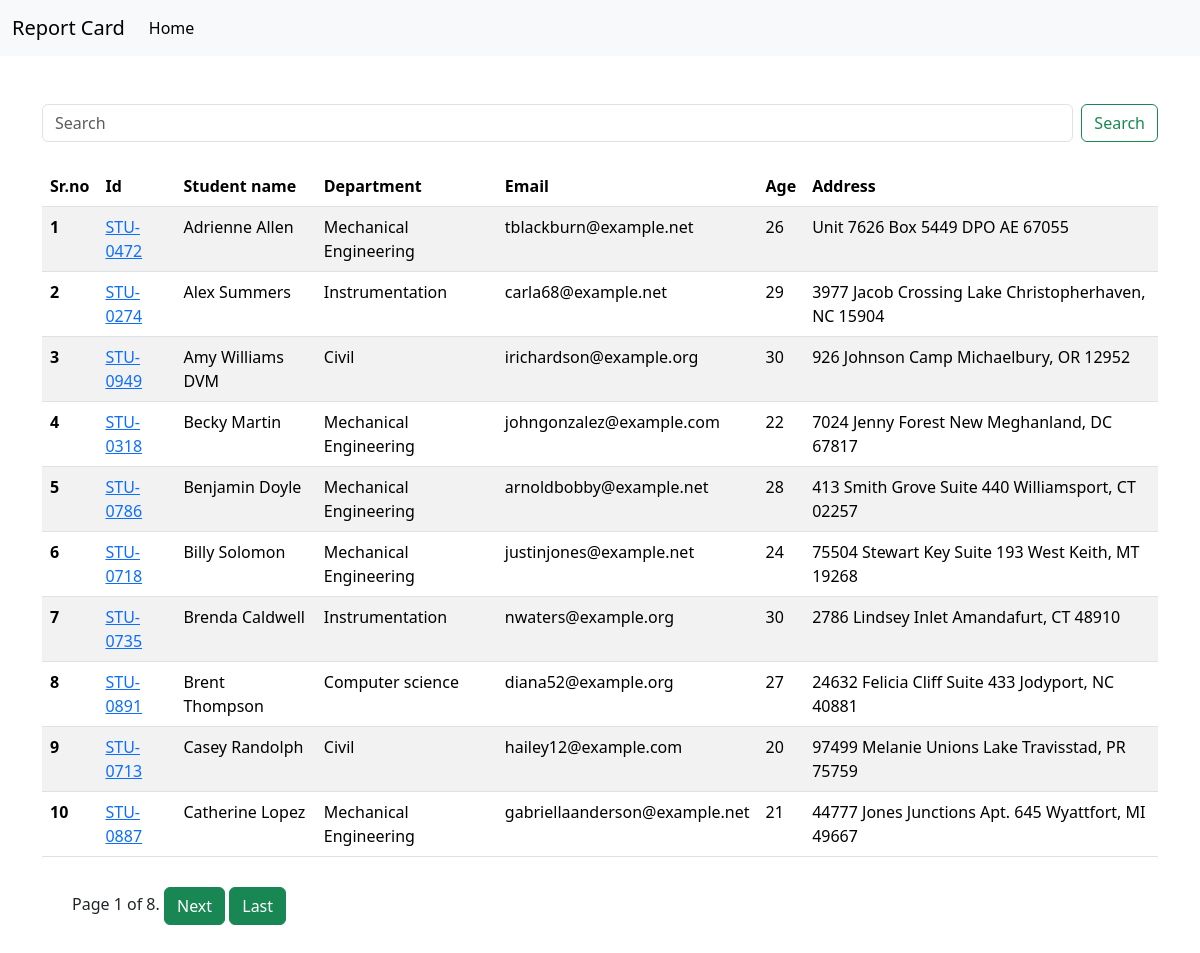
Before: / with the older database file.
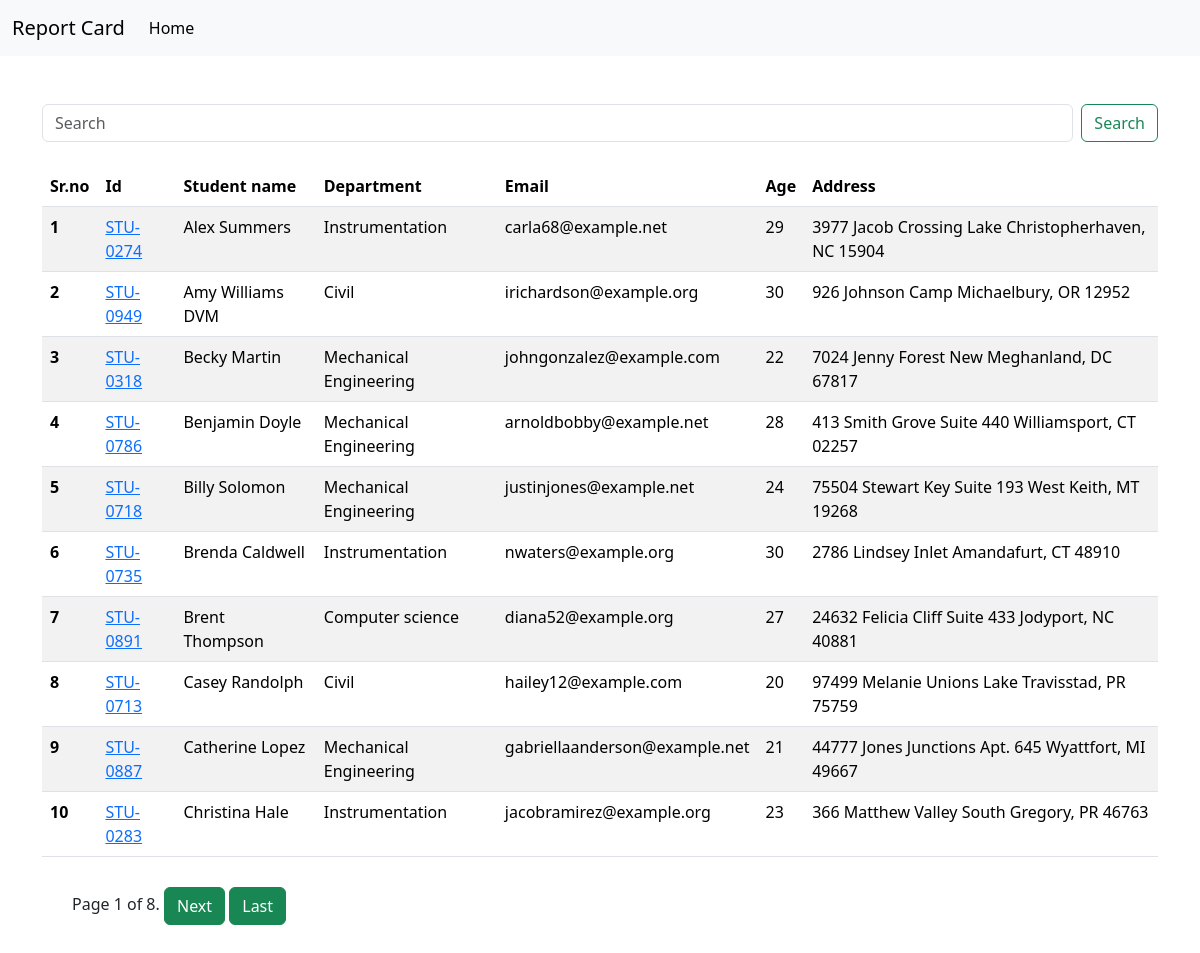
After: the same page with the newer database file.
### student/models.py (models this page shows, shortened)
class Student(models.Model):
    department = models.ForeignKey(Department, on_delete=models.CASCADE, related_name='depart')
    studentid = models.OneToOneField(StudentId, on_delete=models.CASCADE, related_name='student')
    student_name = models.CharField(max_length=100)
    student_email = models.EmailField(unique=True)
    student_age = models.IntegerField(default=18)
    student_address = models.TextField()
    is_deleted = models.BooleanField(default=False)
    objects = StudentManager()
    admin_objects = models.Manager()
    class Meta:
        ordering = ['student_name']
        verbose_name = "student"

class StudentId(models.Model):
    studentid = models.CharField(max_length=100)
    def __str__(self):
        return self.studentid

class Department(models.Model):
    department = models.CharField(max_length=100)
    class Meta:
        ordering = ['department']

### student/views.py (the view)
# urls.py: path('', get_students),
def get_students(request):
    queryset = Student.objects.all()
    paginator = Paginator(queryset, 10)
    page_number = request.GET.get("page",1)
    page_obj = paginator.get_page(page_number)
    return render (request,'student.html',{'results':page_obj})

### student/models.py (called while the page is built)
    def get_queryset(self):
        return super().get_queryset().filter(is_deleted = False)

### student/templates/student.html (shortened to what this page needs)
{% extends "base.html" %}
{% block start %}
<div class="container my-2 mt-5">
  <form class="d-flex mt-4 my-4" role="search" method="GET" action="/search/">
    <input class="form-control me-2" type="search" name="search" placeholder="Search" aria-label="Search">
    <button class="btn btn-outline-success" type="submit">Search</button>
</form>
  <table class="table table-striped">
    <thead>
      <tr>
        <th scope="col">Sr.no</th>
        <th scope="col">Id</th>
        <th scope="col">Student name</th>
        <th scope="col">Department</th>
        <th scope="col">Email</th>
        <th scope="col">Age</th>
        <th scope="col">Address</th>
      </tr>
    </thead>
    <tbody>
      {% for student in results %}
      <tr>
        <th scope="row">{{ forloop.counter }}</th>
        <td>
          <a href="{% url 'see_mark' student.studentid %}">
            {{student.studentid}}
          </a>
        </td>
        <td>{{student.student_name}} </td>
        <td>{{student.department.department}} </td>
        <td>{{student.student_email}} </td>
        <td>{{student.student_age}} </td>
        <td>{{student.student_address}} </td>
      </tr>
      {% endfor %}
    </tbody>
  </table>
  <div class="pagination" style="margin: 30px;">
    <span class="step-links">
      <span class="current">
        Page {{ results.number }} of {{ results.paginator.num_pages }}.
      </span>
      {% if results.has_next %}
      <a href="?page={{ results.next_page_number }}"><button class="btn btn-success" type="submit">Next</button></a>
      <a href="?page={{ results.paginator.num_pages }}"><button class="btn btn-success" type="submit">Last</button></a>
      {% endif %}
    </span>
  </div>
</div>
{% endblock %}

### student/templates/base.html (shortened to what this page needs)
<!DOCTYPE html>
<html lang="en">
<head>
    <link href="https://cdn.jsdelivr.net/npm/bootstrap@5.3.1/dist/css/bootstrap.min.css" rel="stylesheet">
</head>
<body>
    <nav class="navbar navbar-expand-lg bg-body-tertiary">
        <div class="container-fluid">
          <a class="navbar-brand" href="/">Report Card</a>
          <div class="collapse navbar-collapse" id="navbarSupportedContent">
            <ul class="navbar-nav me-auto mb-2 mb-lg-0">
              <li class="nav-item">
                <a class="nav-link active" aria-current="page" href="/">Home</a>
              </li>
            </ul>
          </div>
        </div>
      </nav>
      {% block start %}
      {% endblock %}
</body>
</html>

Changed rows visible on the page:
removed Student: studentid "STU-0472", student_name "Adrienne Allen", department.department "Mechanical Engineering", student_email "tblackburn@example.net", student_age "26", student_address "Unit 7626 Box 5449 DPO AE 67055"
now on this page (row unchanged): Student: studentid "STU-0283", student_name "Christina Hale", department.department "Instrumentation", student_email "jacobramirez@example.org", student_age "23", student_address "366 Matthew Valley South Gregory, PR 46763"
